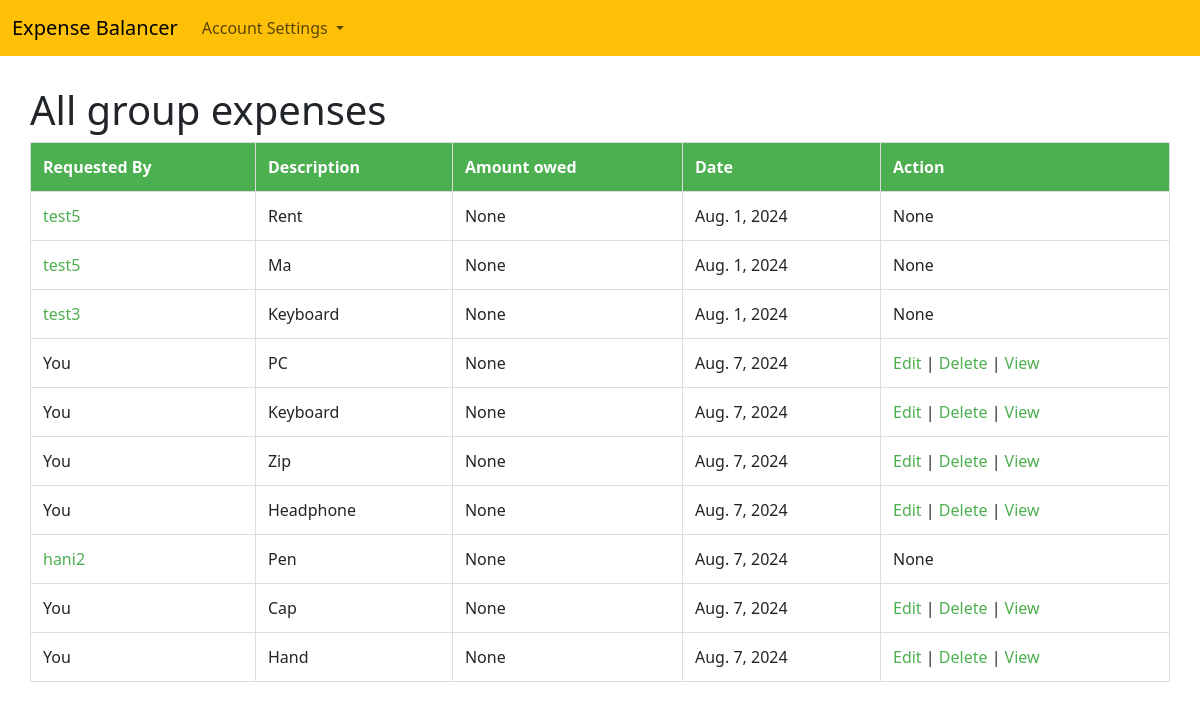
/expenses/view_group_expenses/1/ (signed in), run on an earlier commit of the app's database.
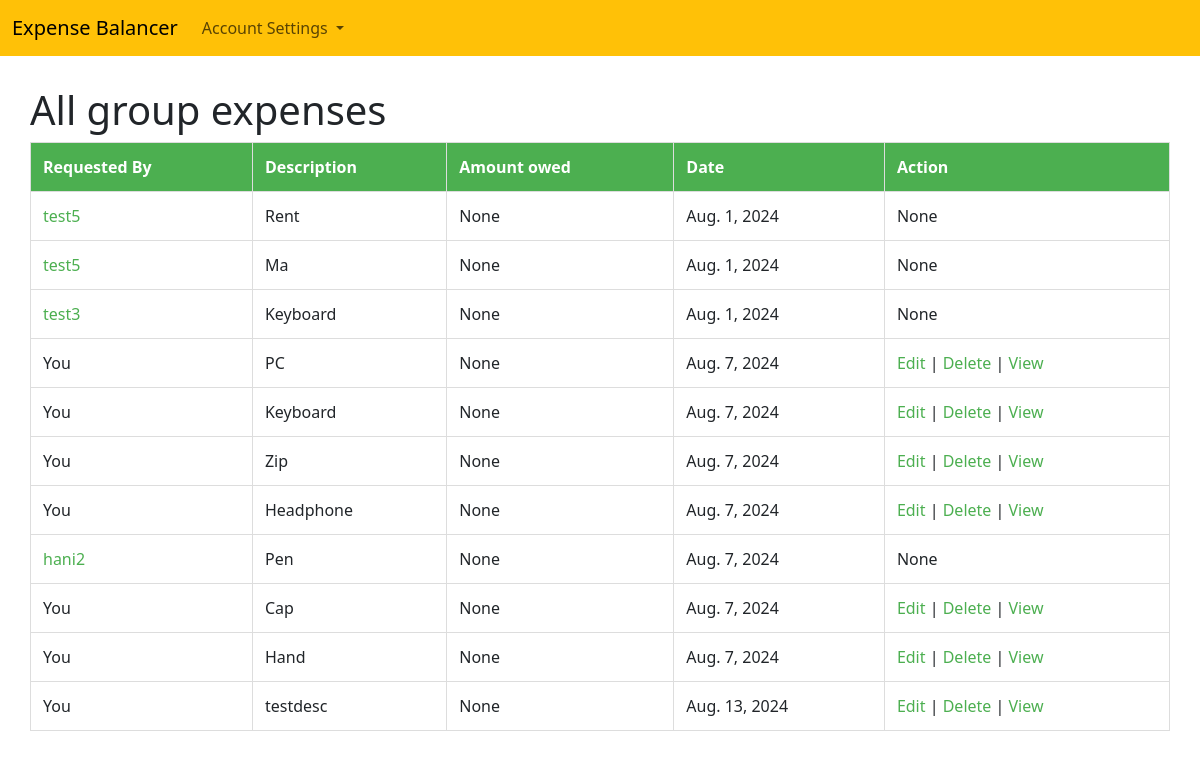
And on a later commit of the database.
### Expenses/models.py (models this page shows)
class Expenses(models.Model):
    amount = models.DecimalField(max_digits=10, decimal_places=2)
    description = models.CharField(max_length=255, null=True, blank=True)
    date = models.DateField(default=datetime.date.today)
    paid_by = models.ForeignKey(User, on_delete=models.CASCADE)
    group = models.ForeignKey(Group, on_delete=models.CASCADE)
    split_method = models.IntegerField(
        choices=[(1,'Split equally'),(2,'percentage'),(3,'Custom'),],
        default=1,
    )

### Authentications/models.py (models this page shows)
class User(AbstractBaseUser):
    username = models.CharField(max_length=50, blank=True)
    email = models.EmailField(unique=True)
    friends = models.ManyToManyField('self', symmetrical=True, blank=True)
    objects = CustomUserManager()
    USERNAME_FIELD = 'email'

### Expenses/views.py (the view)
# urls.py: path('view_group_expenses/<int:group_id>/', views.view_group_expenses, name='view_group_expenses'),
@login_required
def view_group_expenses(request, group_id):
    expenses = Expenses.objects.filter(group=group_id)
    expense_list = []
    for expense in expenses:
        object = {
            'expense':expense,
            'split':expense.expenses_split.filter(payer=request.user).first(),
        }
        expense_list.append(object)
    context = {'expense_list':expense_list}
    return render(request, 'view_group_expenses.html', context)

### Expenses/templates/view_group_expenses.html (shortened to what this page needs)
{% extends 'header.html' %}
    {% block content %}
    <head>
    </head>
    <body>
        <div style="padding:30px">
            <h1>All group expenses</h1>
            <table>
                <tr>
                    <th>Requested By</th>
                    <th>Description</th>
                    <th>Amount owed</th>
                    <th>Date</th>
                    <th>Action</th>
                </tr>
                {% for item in expense_list %}
                    <tr>
                        {% if item.expense.paid_by == request.user %}<td>You</td>{% else %}<td><a href="{% url 'see_friend_transanctions' user_id=item.expense.paid_by.id %}">{{item.expense.paid_by.username}}</a></td>{% endif %}
                        <td>{{item.expense.description}}</td>
                        {% if item.expense.paid_by == request.user %}
                        <td>None</td>
                        <td>{{item.expense.date}}</td>
                        <td><a href="{% url 'edit_expense' expense_id=item.expense.id %}">Edit</a> | <a href="{% url 'delete_expense' expense_id=item.expense.id %}">Delete</a>{% if item.split.amount or item.expense.paid_by == request.user %} | <a href="{% url 'view_expense_breakup' expense_id=item.expense.id %}">View</a>{% endif %}</td>
                        {% else %}
                        <td>{% if item.split.amount %}{{item.split.amount}}{% else %}None{% endif %}</td>
                        <td>{{item.expense.date}}</td>
                        <td>{% if item.split.amount %}<a href="{% url 'view_expense_breakup' expense_id=item.expense.id %}">View</a>{% else %}None{% endif %}</td>
                        {% endif %}
                    </tr>
                {% endfor %}
            </table>
        </div>
    </body>
    {% endblock %}

What changed in the data, as far as the page shows it:
added Expenses: shows "You", expense.description "testdesc", expense "Aug. 13, 2024", shows "View"
